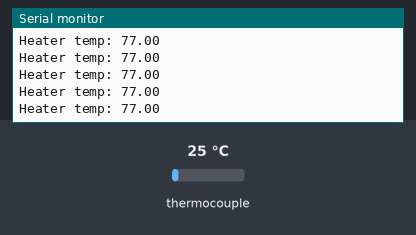
Bench run of a sketch on a simulated Arduino Uno, built with avr-gcc and run on an emulated ATmega328P. Parts: the last lines printed to the serial monitor. Inputs (shaded band) come from the test bench; at power-on: thermocouple 25 °C.

Above: at 1.2 s.
1.3 s: thermocouple set to 6 °C
At 1.32 s:
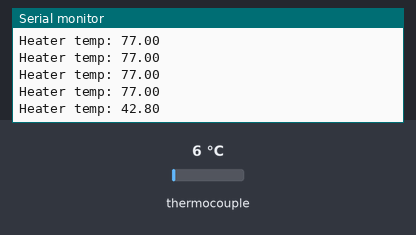
2.8 s: thermocouple set to 75 °C
At 2.84 s:
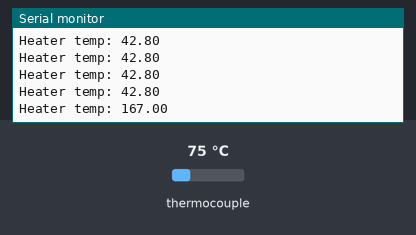
Timing chart, 0 to 5.8 s (numbered marks = the images above; inputs shaded):
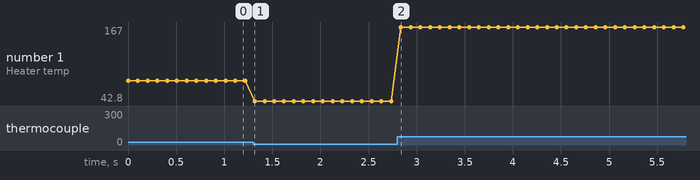

The sketch:

thermocoupleTest3.ino
```cpp
#include <SPI.h>
#include "Adafruit_MAX31865.h"

#define thermocoupleCLK 28 //GREEN
#define thermocoupleDO 30 //BLUE
#define thermocoupleCS 29 //WHITE
Adafruit_MAX31855 thermocouple(thermocoupleCLK, thermocoupleCS, thermocoupleDO);

void setup()
{
    Serial.begin(115200);
    if (!thermocouple.begin()) {
        Serial.println("Setting up thermocouple");
        while (1) {
          delay(10);
          Serial.println("waiting");
        }
    }
    Serial.println("Thermcouple setup complete!");
    Serial.print("Int. Temp = ");
    Serial.println((float)thermocouple.readCelsius() * 1.8 + 32, 2);
}

void loop()
{
    Serial.print("Heater temp: ");
    Serial.println((float)thermocouple.readCelsius() * 1.8 + 32, 2);

    delay(100);
}
```

Measured:
- after the input at 1.3 s, the serial monitor: prints a new line at once (image 1)
- after the input at 2.8 s, the serial monitor: prints a new line at once (image 2)
- plotted number 1: 77 → 42.8 after the input at 1.3 s, 42.8 → 167 after the input at 2.8 s
